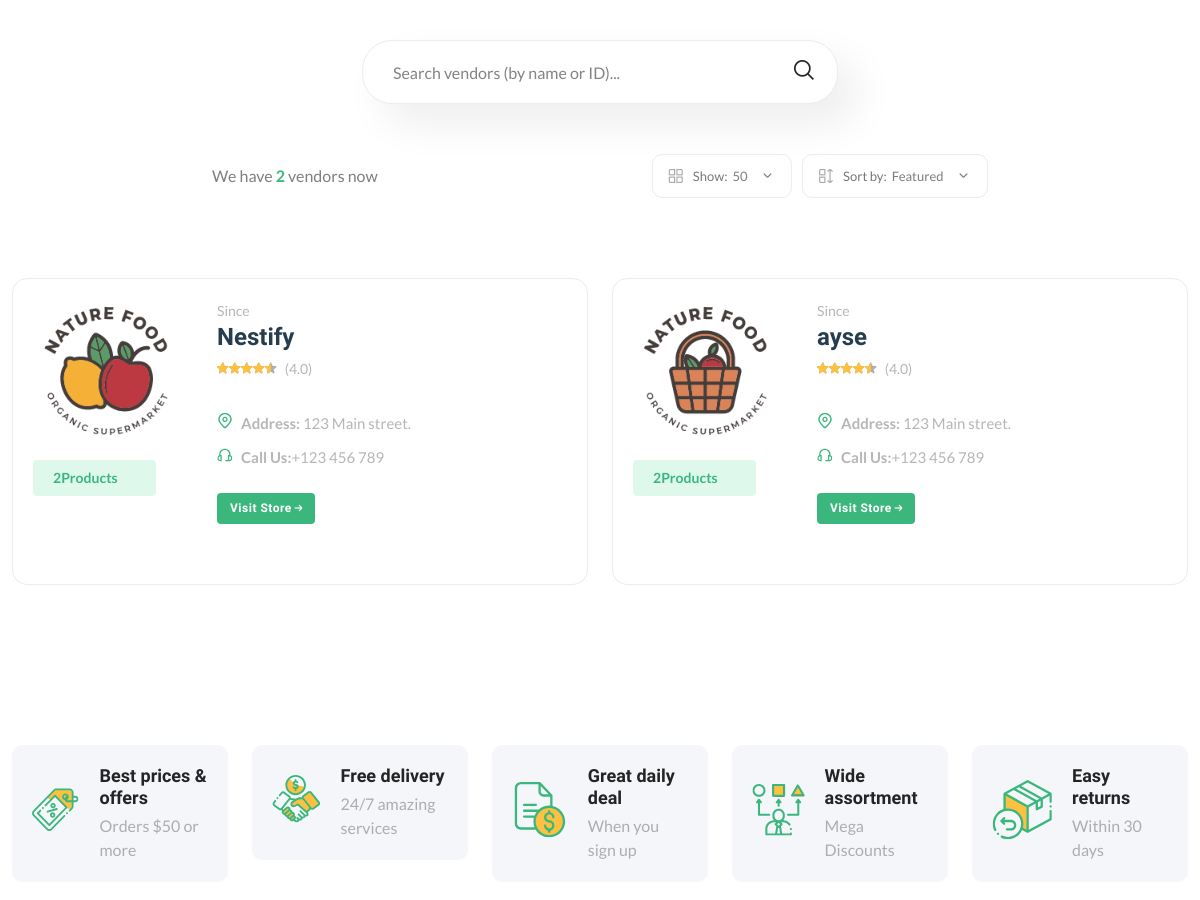
Page /vendor/ (middle part) on the earlier database version.
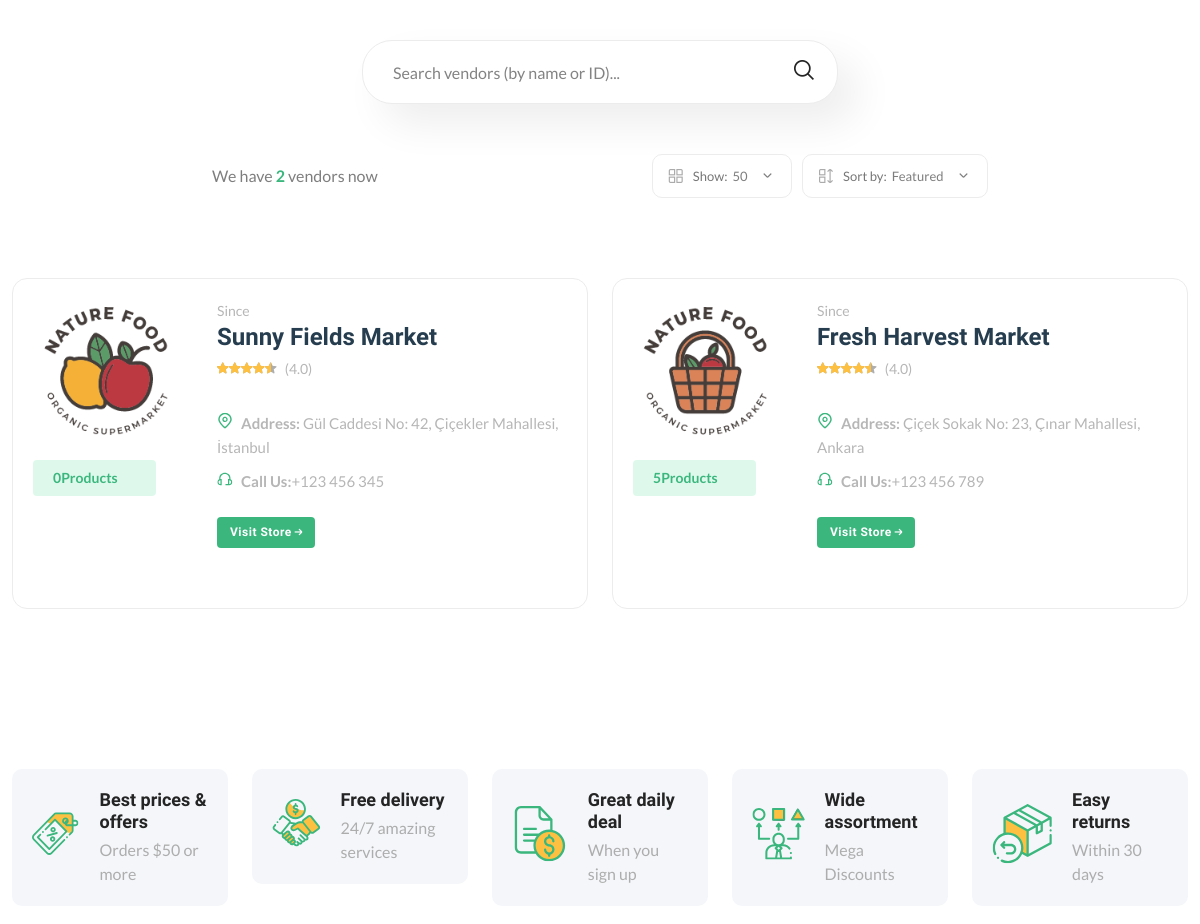
Same page on the later database version.
### core/models.py (models this page shows, shortened)
class Vendor(models.Model):
    vid = ShortUUIDField(unique=True, length=10, max_length=20, prefix="ven", alphabet="abcdefgh12345")
    title = models.CharField(max_length=100, default="Nestify") #satici ismi
    image = models.ImageField(upload_to=user_direvtory_path, default="vendor.jpg")
    cover_image = models.ImageField(upload_to=user_direvtory_path, default="vendor.jpg")
    description = RichTextUploadingField(null=True, blank=True, default="i am an amazing vendor")
    address = models.CharField(max_length=100, default="123 Main street.")
    contact = models.CharField(max_length=100, default= "+123 456 789")
    chat_resp_time = models.CharField(max_length=100, default="100")
    shipping = models.CharField(max_length=100, default="100")
    authentic_rating = models.CharField(max_length=100, default="100")
    days_return = models.CharField(max_length=100, default="100")
    warranty_period = models.CharField(max_length=100, default="100")
    user = models.ForeignKey(User, on_delete=models.SET_NULL, null=True)
    class Meta:
        verbose_name_plural = "Vendors"

### core/views.py (the view)
# urls.py: path("vendor/", vendor_list_view, name="vendor-list"),
def vendor_list_view(request):
    vendors= Vendor.objects.all()
    context = {
        "vendors": vendors,
    }
    return render(request, "core/vendor-list.html", context)

### core/context_processor.py (called while the page is built)
def default(request):
    categories = Category.objects.all()
    vendors = Vendor.objects.all()
    min_max_price = Product.objects.aggregate(Min("price"), Max("price"))
    try:
        address = Address.objects.get(user=request.user)
    except:
        address = None
    return {
        'categories':categories,
        'address':address,
        'vendors':vendors,
        'min_max_price':min_max_price,
    }

### templates/core/vendor-list.html (shortened to what the changed rows need)
{% extends 'partials/base.html' %}
{% load static %}
{% block content %}
    <main class="main pages mb-80">
        <div class="page-content pt-50">
            <div class="container">
                <div class="row vendor-grid">
                    {% for v in vendors %}
                    <div class="col-lg-6 col-md-6 col-12 col-sm-6">
                        <div class="vendor-wrap style-2 mb-40">
                            <div class="vendor-img-action-wrap">
                                <div class="vendor-img">
                                    <a href="{% url 'core:vendor-detail' v.vid %}">
                                        <img class="default-img" src="{{v.image.url}}" alt="" />
                                    </a>
                                </div>
                                <div class="mt-10">
                                    <span class="font-small total-product">{{v.product.all.count}}Products</span>
                                </div>
                            </div>
                            <div class="vendor-content-wrap">
                                <div class="mb-30">
                                    <div class="product-category">
                                        <span class="text-muted">Since {{v.date|date:"Y"}}</span>
                                    </div>
                                    <h4 class="mb-5"><a href="{% url 'core:vendor-detail' v.vid %}">{{v.title}}</a></h4>
                                    <div class="product-rate-cover">
                                        <div class="product-rate d-inline-block">
                                            <div class="product-rating" style="width: 90%"></div>
                                        </div>
                                        <span class="font-small ml-5 text-muted"> (4.0)</span>
                                    </div>
                                    <div class="vendor-info d-flex justify-content-between align-items-end mt-30">
                                        <ul class="contact-infor text-muted">
                                            <li><img src="assets/imgs/theme/icons/icon-location.svg" alt="" /><strong>Address: </strong> <span>{{v.address}}</span></li>
                                            <li><img src="assets/imgs/theme/icons/icon-contact.svg" alt="" /><strong>Call Us:</strong><span>{{v.contact}}</span></li>
                                        </ul>
                                        <br>
                                    </div>
                                    <br>
                                    <a href="{% url 'core:vendor-detail' v.vid %}" class="btn btn-xs">Visit Store <i class="fi-rs-arrow-small-right"></i></a>
                                </div>
                            </div>
                        </div>
                    </div>
                    {% endfor %}
                </div>
            </div>
        </div>
    </main>
    {% endblock content %}

Differences in the rows shown:
changed Vendor: product.all.count "2" → "0"; title "Nestify" → "Sunny Fields Market"; address "123 Main street." → "Gül Caddesi No: 42, Çiçekler Mahallesi, İstanbul"; contact "+123 456 789" → "+123 456 345"
changed Vendor: product.all.count "2" → "5"; title "ayse" → "Fresh Harvest Market"; address "123 Main street." → "Çiçek Sokak No: 23, Çınar Mahallesi, Ankara"
